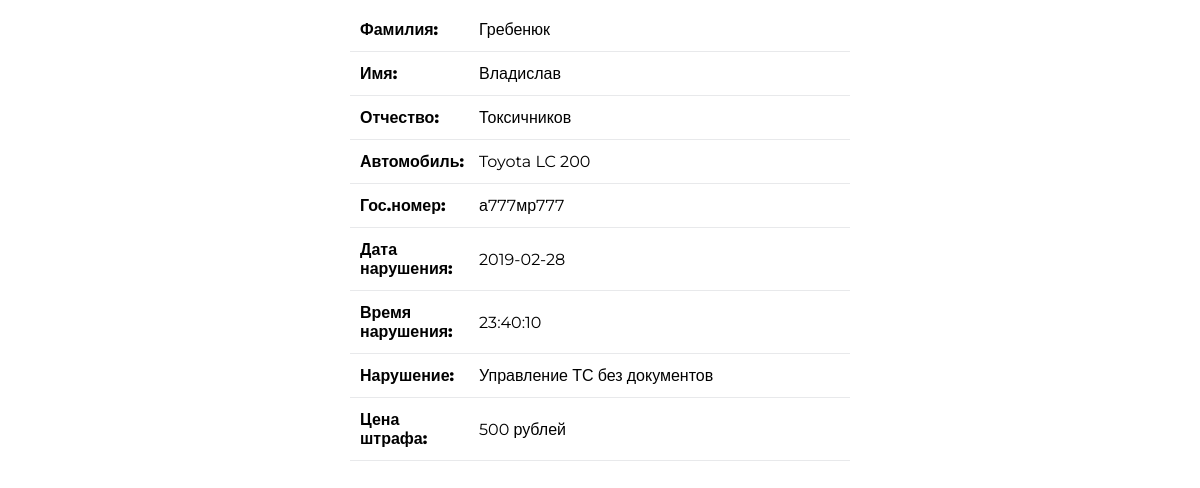
The page /lc.php?strahovka=123EG123123 on the database its author committed.
### tables this page shows
CREATE TABLE IF NOT EXISTS `drivers` (
  `kod_avto` int(11) NOT NULL,
  `surname` text NOT NULL,
  `name` text NOT NULL,
  `fathername` text NOT NULL,
  `pasport` text NOT NULL
);

CREATE TABLE IF NOT EXISTS `avto` (
  `kod_avto` int(10) NOT NULL,
  `model` text NOT NULL,
  `gos_nomer` text NOT NULL,
  `strahovka` text
);

CREATE TABLE IF NOT EXISTS `narusheniya` (
  `kod_avto` int(11) NOT NULL,
  `id_narush` int(11) NOT NULL,
  `data` date NOT NULL,
  `time` time NOT NULL,
  `place` text NOT NULL
);

CREATE TABLE IF NOT EXISTS `vid_narush` (
  `id_narush` int(11) NOT NULL,
  `state_narush` text NOT NULL,
  `name_narush` text NOT NULL,
  `price_narush` text NOT NULL
);

### lc.php (the view)
<?php
include("script/link_bd.php");
$sql = "SELECT * FROM  `drivers` WHERE `kod_avto` =(SELECT `kod_avto` FROM  `avto` WHERE `strahovka` = '".$_GET['strahovka']."')";
$result = $connection->query($sql);
$driver=$result->fetch();
$sql = "SELECT * FROM `avto` WHERE `kod_avto`= '".$driver ['kod_avto']."'";
$result = $connection->query($sql);
$avto=$result->fetch();
$sql = "SELECT * FROM  `narusheniya` WHERE `kod_avto` = '".$driver ['kod_avto']."'";
$result = $connection->query($sql);
$narush=$result->fetch();
?>
<link rel="stylesheet" href="style/style.css">
<haeder><meta charset="UTF-8"></header>
<div class="lcm">
<table id="table-after-search">
    <tr><td>Фамилия:</td> <td><?php echo $driver ['surname']; ?></td></tr>
    <tr><td>Имя:</td>  <td><?php echo $driver ['name']; ?></td></tr>
    <tr><td>Отчество:</td> <td><?php echo $driver ['fathername']; ?></td></tr>
    <tr><td>Автомобиль:</td> <td><?php echo $avto ['model']; ?></td></tr>
    <tr><td>Гос.номер:</td> <td><?php echo $avto ['gos_nomer']; ?></td></tr>
    <tr><td>Дата нарушения:</td> <td><?php echo $narush ['data']; ?></td></tr>
    <tr><td>Время нарушения:</td> <td><?php echo $narush ['time']; ?></td></tr>
    <?php
    $sql = "SELECT `id_narush` FROM `narusheniya` WHERE `kod_avto` = '".$driver ['kod_avto']."'";
    $result = $connection->query($sql);
    $row=$result->fetch();
    $sql = "SELECT * FROM  `vid_narush` WHERE `id_narush` = '".$row ['id_narush']."'";
    $result = $connection->query($sql);
    $row=$result->fetch();
     ?>
     <tr><td>Нарушение:</td> <td><?php echo $row ['name_narush']; ?></td></tr>
    <tr><td>Цена штрафа:</td> <td><?php echo $row ['price_narush']; ?></td></tr>
</table>
</div>

### style/style.css (style rules this page uses)
table { width: 500px; border-collapse: collapse; }
table td { padding: 12px 5px 12px 10px; }
table tr { border-bottom: 1px solid #e8e9eb; }
table td:first-child { font-weight: 800; width: 100px; }
.lcm { display: flex; justify-content: center; }

### rows shown on the page
drivers: surname "Гребенюк", name "Владислав", fathername "Токсичников"
avto: model "Toyota LC 200", gos_nomer "а777мр777"
narusheniya: data "2019-02-28", time "23:40:10"
vid_narush: name_narush "Управление ТС без документов", price_narush "500 рублей"
